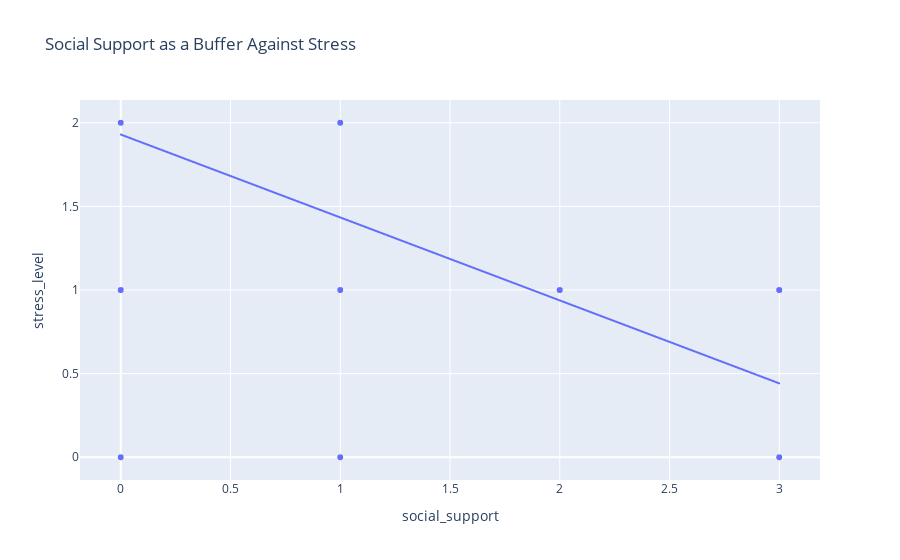

Notebook cell for this chart:
### Markdown cell above
### Social Support as a Buffer Against Stress

### Code cell
px.scatter(
    df,
    x="social_support",
    y="stress_level",
    title="Social Support as a Buffer Against Stress",
    trendline="ols"
)

### Figure 1 — Plotly figure (JSON) as saved in the notebook; plotly's stock layout.template omitted (floating-point values rounded to 4 significant figures; data arrays with more than 128 entries replaced by an {"elided": "..."} marker saying what was removed)
{"data": [{"hovertemplate": "social_support=%{x}<br>stress_level=%{y}<extra></extra>", "legendgroup": "", "marker": {"color": "#636efa", "symbol": "circle"}, "mode": "markers", "name": "", "showlegend": false, "type": "scattergl", "x": {"elided": "1100 int values"}, "xaxis": "x", "y": {"elided": "1100 int values"}, "yaxis": "y"}, {"hovertemplate": "<b>OLS trendline</b><br>stress_level = -0.495984 * social_support + 1.92972<br>R<sup>2</sup>=0.400052<br><br>social_support=%{x}<br>stress_level=%{y} <b>(trend)</b><extra></extra>", "legendgroup": "", "marker": {"color": "#636efa", "symbol": "circle"}, "mode": "lines", "name": "", "showlegend": false, "type": "scattergl", "x": {"elided": "1100 int values"}, "xaxis": "x", "y": {"elided": "1100 float values"}, "yaxis": "y"}], "layout": {"legend": {"tracegroupgap": 0}, "title": {"text": "Social Support as a Buffer Against Stress"}, "xaxis": {"anchor": "y", "domain": [0, 1], "title": {"text": "social_support"}}, "yaxis": {"anchor": "x", "domain": [0, 1], "title": {"text": "stress_level"}}}}
